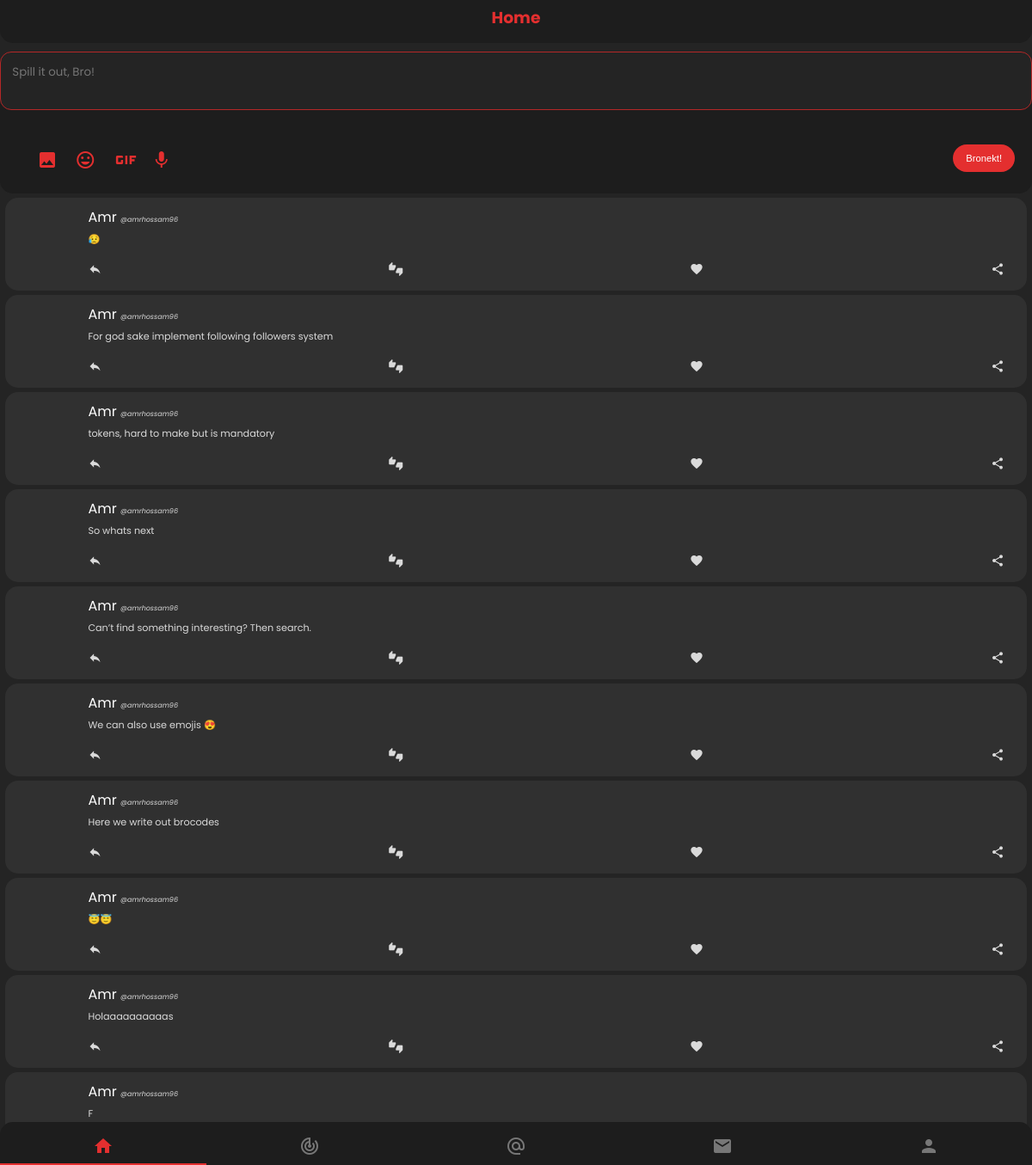
The page /home (signed in) on the database as committed earlier.
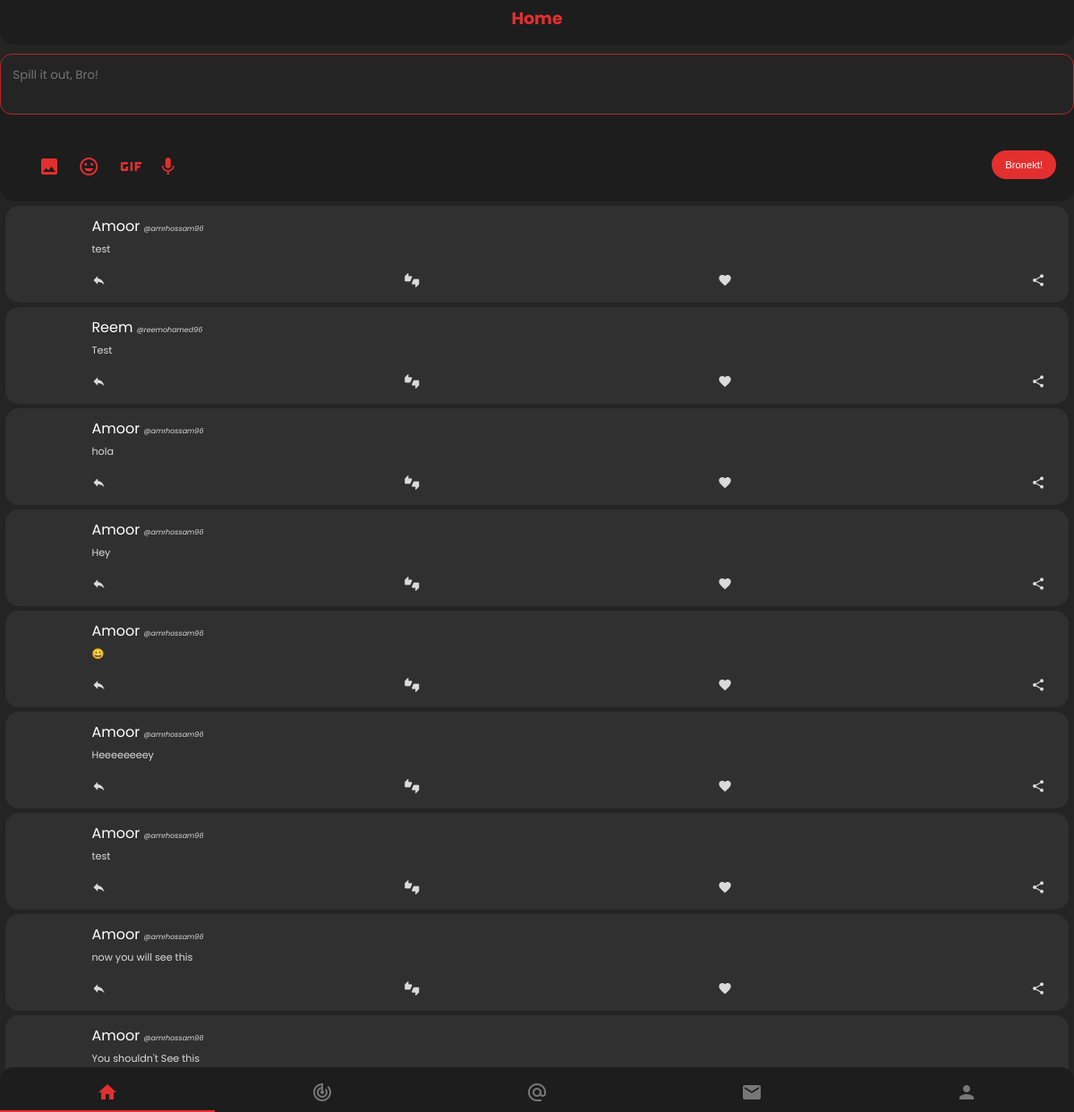
The same page on the database as committed later.
### users/models.py (models this page shows, shortened)
class Brocode(models.Model):
    author       = models.ForeignKey(Profile, on_delete=models.CASCADE)
    brocode_body = models.TextField(blank=False)
    created      = models.DateTimeField(auto_now_add=True)
    likes        = models.IntegerField(default=0)

class Profile(models.Model):
    user            = models.OneToOneField(User, on_delete= models.CASCADE)
    display_name    = models.CharField(max_length=50, null=True, blank=True, default= "")
    bio             = models.CharField(max_length=100, blank=True)
    email           = models.EmailField(max_length=120, default='')
    birthday        = models.DateTimeField(default= datetime.date(1990,1,1))
    slug            = models.CharField(max_length=100,null=True, blank=True)

### users/views.py (the view)
# urls.py: 2. Add a URL to urlpatterns:  path('', views.home, name='home')
def home(request):
    if request.method == "POST":
        post_body = request.POST['post-body']
        post = Brocode(author= request.user, brocode_body = post_body)
        post.save()
    try:
        user = User.objects.get(username=request.user)
    except:
        return redirect('register')
    timeline = Timeline.objects.get(owner=request.user.profile)
    brocodes = timeline.brocodes_list.all().order_by('-created')[:10]
    context = {"brocodes":brocodes}
    return render(request,'users/index.html',context)

### users/templates/users/index.html (shortened to what this page needs)
<!DOCTYPE html>
{% load static %}
<html lang="en">
<head>
    <link rel="stylesheet" href="{% static "users/css/app-styles.css" %}">
</head>
<body>
    <div class="sections" id="sections">
        <section class="home">
            <div class="section-header">
                <h3>Home</h3>
            </div>
            <div class="brocode-composing-area">
                <textarea name="brocode-content" id="brocode-composing-area" placeholder="Spill it out, Bro!" ></textarea>
                <div class="composing-actions">
                    <ul class="composing-action-btns">
                        <li class="composing-action-elem"><span id="insert-photo-icon" class="material-icons noselect composing-icons">insert_photo</span><input accept="image/*" type="file" id="insert-img-btn"/></li>
                        <li class="composing-action-elem"><span id="insert-emoji-icon" class="material-icons noselect composing-icons">insert_emoticon</span></li>
                        <li class="composing-action-elem"><span id="insert-gif-icon" class="material-icons gif-icon noselect composing-icons">gif</span></li>
                        <li class="composing-action-elem"><span id="insert-sound-icon" class="material-icons noselect composing-icons">mic</span></li>
                    </ul>
                    <button class="bronekt-btn noselect">Bronekt!</button>
                </div>
            </div>
            <div class="newfeeds-container">
                {% for brocode in brocodes %}
                    <div class="tweet">
                        <div class="tweet-container-left-col">
                            <div class="tweet-author-picture-container">
                            </div>
                        </div>
                        <div class="tweet-container-right-col">
                            <div class="tweet-card-header">
                                <div class="tweet-author-display-name">{{brocode.author.display_name}}</div>
                                <div class="tweet-author-username">@{{brocode.author.user}}</div>
                            </div>
                            <div class="tweet-content">
                                <p class="tweet-content-p">{{brocode.brocode_body}}</p>
                            </div>
                            <ul class="brocodes-action-btns">
                                <li class="brocode-action-btn"><span class="material-icons action-icon">reply</span></li><li class="brocode-action-btn"><span class="material-icons action-icon">thumbs_up_down</span></li><li class="brocode-action-btn"><span class="material-icons action-icon ">favorite</span></li><li class="brocode-action-btn"><span class="material-icons action-icon">share</span></li>
                            </ul>
                        </div>
                    </div>
                {% endfor %}
            </div>
        </section>
    </div>
    <nav class="bottom-navigation-bar">
        <ul class="navigation-list">
            <li class="nav-list-item"><span class="material-icons noselect navicon" style='color:rgb(228, 47, 47);'>home</span></li><li class="nav-list-item"><span class="material-icons noselect navicon">track_changes</span></li><li class="nav-list-item"><span class="material-icons noselect navicon">alternate_email</span></li><li class="nav-list-item"><span class="material-icons noselect navicon">mail</span></li><li class="nav-list-item"><span class="material-icons noselect navicon">person</span></li>
        </ul>
    </nav>
</body>
</html>

### users/static/users/css/app-styles.css (style rules this page uses)
* { padding: 0; margin: 0; box-sizing: border-box; }
body { -ms-overflow-style: none; height: 100vh; overflow-x: hidden; }
.sections { width: 100vw; height: auto; position: relative; }
html { font-family: "Poppins", sans-serif; background-color: #242424; margin: 0 auto; overflow-x: hidden; }
.bottom-navigation-bar { z-index: 999; height: 52px; width: 100vw; position: fixed; }
.home, .search, .connect, .messages, .profile { width: 100vw; height: 100vh; transition: transform 0.3s; position: absolute; overflow: scroll; -webkit-overflow-scrolling: touch; }
.home { left: 0; }
.navigation-list { height: 50px; width: 100vw; background-color: #1d1d1d; border-top-left-radius: 15px; border-top-right-radius: 15px; position: fixed; bottom: 0; text-align: center; transition: bottom 0.3s; }
.noselect { -webkit-touch-callout: none; -webkit-user-select: none; -khtml-user-select: none; -moz-user-select: none; -ms-user-select: none; user-select: none; }
.nav-list-item { display: inline-block; width: 20%; transform: translateY(50%); color: #777; }
.tweet, .entity-placeholder { background-color: #303030; border-radius: 15px; padding: 10px; color: #dadada; margin: 5px auto 0; width: 99%; display: flex; overflow: hidden; }
.tweet-container-left-col { width: 25%; max-width: 5em; }
.tweet-author-picture-container { height: 50px; width: 50px; border-radius: 50%; margin: 0 auto; overflow: hidden; }
.tweet-container-right-col { margin-left: 0.4em; width: 100%; }
.section-header { width: 100vw; height: 50px; text-align: center; padding-top: 0.4rem; color: #e42f2f; background-color: #1d1d1d; border-bottom-right-radius: 15px; border-bottom-left-radius: 15px; margin-bottom: 0.6rem; }
.tweet-card-header { width: 100%; height: 30px; }
.tweet-author-display-name, .tweet-author-username { display: inline-block; }
.tweet-author-display-name { font-size: 1em; color: #fff; }
.tweet-author-username { font-size: 0.5em; font-style: oblique; }
.tweet-content { word-break: break-all; width: 100%; }
.tweet-content-p { font-size: 0.7em; }
.brocodes-action-btns { width: 100%; list-style: none; margin-top: 1em; text-align: justify; display: flex; justify-content: space-between; padding-right: 1em; }
.brocode-action-btn { display: inline-block; text-align: center; }
.action-icon { font-size: 1em; }
.brocode-composing-area { width: 100%; background-color: #1d1d1d; border-radius: 15px; position: relative; color: #fff; padding-bottom: 15px; }
#brocode-composing-area { width: 100%; background-color: #242424; border-radius: 13px; color: #fff; padding: 1em; outline: none; font-family: "poppins"; border: 1px solid #b42727; resize: none; }
.composing-action-btns { height: 37px; width: 60%; display: inline-block; margin-left: 40px; list-style: none; }
.bronekt-btn { border: none; background-color: #e42f2f; color: #fff; font-size: 0.7em; padding: 10px 15px; border-radius: 100px; margin-right: 20px; margin-top: 2em; }
.gif-icon { font-size: 2.5em; transform: translate(-5px, 8px); }
.composing-actions { margin-top: 10px; margin-bottom: 10px; justify-content: space-between; display: flex; white-space: nowrap; }
.composing-action-elem { display: inline-block; width: 40px; color: #e42f2f; margin-top: 10px; }
.composing-icons { cursor: pointer; border: 3px solid transparent; }

Rows that differ between the two databases and show on the page:
no longer on this page (row edited): Brocode: author.display_name "Amr", author.user "amrhossam96", brocode_body "😥"
no longer on this page (row edited): Brocode: author.display_name "Amr", author.user "amrhossam96", brocode_body "For god sake implement following followers system"
no longer on this page (row edited): Brocode: author.display_name "Amr", author.user "amrhossam96", brocode_body "So whats next"
no longer on this page (row edited): Brocode: author.display_name "Amr", author.user "amrhossam96", brocode_body "Can’t find something interesting? Then search."
no longer on this page (row edited): Brocode: author.display_name "Amr", author.user "amrhossam96", brocode_body "We can also use emojis 😍"
removed Brocode: author.display_name "Amr", author.user "amrhossam96", brocode_body "Holaaaaaaaaaas"
removed Brocode: author.display_name "Amr", author.user "amrhossam96", brocode_body "F"
added Brocode: author.display_name "Amoor", author.user "amrhossam96", brocode_body "test"
added Brocode: author.display_name "Reem", author.user "reemohamed96", brocode_body "Test"
added Brocode: author.display_name "Amoor", author.user "amrhossam96", brocode_body "hola"
added Brocode: author.display_name "Amoor", author.user "amrhossam96", brocode_body "Hey"
added Brocode: author.display_name "Amoor", author.user "amrhossam96", brocode_body "😀"
added Brocode: author.display_name "Amoor", author.user "amrhossam96", brocode_body "Heeeeeeeey"
changed Brocode (number 7 of 9 on the later page): author.display_name "Amr" → "Amoor"; brocode_body "tokens, hard to make but is mandatory" → "test"
changed Brocode: author.display_name "Amr" → "Amoor"; brocode_body "Here we write out brocodes" → "now you will see this"
changed Brocode: author.display_name "Amr" → "Amoor"; brocode_body "😇😇" → "You shouldn't See this"
